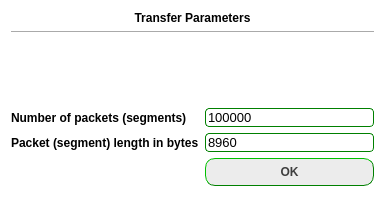
<?xml version="1.0" encoding="UTF-8"?>
<ui version="4.0">
 <class>TransferParams</class>
 <widget class="QWidget" name="TransferParams">
  <property name="geometry">
   <rect>
    <x>0</x>
    <y>0</y>
    <width>385</width>
    <height>197</height>
   </rect>
  </property>
  <property name="windowTitle">
   <string>Form</string>
  </property>
  <property name="styleSheet">
   <string notr="true">QWidget{
	background-color: white;
}
QPushButton#chanPropertyLayout{
    min-width: 0em;
    min-height: 0em;
}
QPushButton{
	background-color: rgb(236, 236, 236);
    border-style: outset;
    border-width: 1px;
    border-radius: 10px;
	border-color: green;
	font: 10pt &quot;MS Shell Dlg 2&quot;;
	font: bold;
	color: rgb(63, 63, 63);
    min-width: 8em;
    min-height: 2em;
    padding: 6px;
}

QPushButton:pressed {
    border-style: inset;
}

QPushButton:disabled {
    color: lightgrey;
}

QPushButton:hover {
    background-color:  rgb(35, 255, 211);
}

QLabel{
	font: 10pt &quot;MS Shell Dlg 2&quot;;
	font: bold;

}
/*
QLabel{
    border: 1px solid green;
    border-radius: 4px;
    padding: 0px;
	min-height: 1em;
}
*/

QLabel#title{
	border: 0px;
	font: 16pt &quot;MS Shell Dlg 2&quot;;
	font: bold;
}


QSpinBox {
    padding-right: 15px; /* make room for the arrows */
	border: 1px solid green;
    border-radius: 4px;
	font: 10pt &quot;MS Shell Dlg 2&quot;;
}

QSpinBox::up-button {
    subcontrol-origin: border;
    subcontrol-position: top right; /* position at the top right corner */	
	border-radius: 4px;
    width: 16px; /* 16 + 2*1px border-width = 15px padding + 3px parent border */   
    border-width:1px;
}

QSpinBox::up-arrow {
    image: url(:/png/resource/1uparrow16x16.png);
    width: 15px;
    height: 12px;
}

QSpinBox::up-button:hover {
   background-color: rgb(35, 255, 211);
}

QSpinBox::up-button:pressed {
   top: 1px;
    left: 1px;
}

QSpinBox::down-button {
    subcontrol-origin: border;
    subcontrol-position: bottom right; /* position at bottom right corner */
	border-radius: 4px;
    width: 16px;
	border-width:1px;
}

QSpinBox::down-button:hover {
   background-color: rgb(35, 255, 211);
}

QSpinBox::down-arrow {
    image: url(:/png/resource/1downarrow16x16.png);
    width: 15px;
    height: 12px;
}

QSpinBox::down-button:pressed {
   top: 1px;
    left: 1px;
}


QDoubleSpinBox {
    padding-right: 15px; /* make room for the arrows */
	border: 1px solid green;
    border-radius: 4px;
}

QDoubleSpinBox::up-button {
    subcontrol-origin: border;
    subcontrol-position: top right; /* position at the top right corner */	
	border-radius: 4px;
    width: 16px; /* 16 + 2*1px border-width = 15px padding + 3px parent border */   
    border-width:1px;
}

QDoubleSpinBox::up-arrow {
    image: url(:/png/resource/1uparrow16x16.png);
    width: 15px;
    height: 12px;
}

QDoubleSpinBox::up-button:hover {
   background-color: rgb(35, 255, 211);
}

QDoubleSpinBox::up-button:pressed {
   top: 1px;
    left: 1px;
}

QDoubleSpinBox::down-button {
    subcontrol-origin: border;
    subcontrol-position: bottom right; /* position at bottom right corner */
	border-radius: 4px;
    width: 16px;
	border-width:1px;
}

QDoubleSpinBox::down-button:hover {
   background-color: rgb(35, 255, 211);
}

QDoubleSpinBox::down-arrow {
    image: url(:/png/resource/1downarrow16x16.png);
    width: 15px;
    height: 12px;
}

QDoubleSpinBox::down-button:pressed {
   top: 1px;
    left: 1px;
}
</string>
  </property>
  <layout class="QGridLayout" name="gridLayout_2" rowstretch="0,0,1,0">
   <item row="0" column="0">
    <widget class="QLabel" name="title">
     <property name="text">
      <string>Transfer Parameters</string>
     </property>
     <property name="alignment">
      <set>Qt::AlignCenter</set>
     </property>
    </widget>
   </item>
   <item row="1" column="0">
    <widget class="Line" name="line">
     <property name="orientation">
      <enum>Qt::Horizontal</enum>
     </property>
    </widget>
   </item>
   <item row="3" column="0">
    <layout class="QGridLayout" name="gridLayout">
     <item row="0" column="0">
      <widget class="QLabel" name="label_2">
       <property name="text">
        <string>Number of packets (segments)</string>
       </property>
      </widget>
     </item>
     <item row="1" column="1">
      <widget class="QSpinBox" name="pckLen">
       <property name="font">
        <font>
         <family>MS Shell Dlg 2</family>
         <pointsize>10</pointsize>
         <weight>50</weight>
         <italic>false</italic>
         <bold>false</bold>
        </font>
       </property>
       <property name="minimum">
        <number>1</number>
       </property>
       <property name="maximum">
        <number>8960</number>
       </property>
       <property name="singleStep">
        <number>1</number>
       </property>
       <property name="value">
        <number>8960</number>
       </property>
      </widget>
     </item>
     <item row="0" column="1">
      <widget class="QSpinBox" name="nbPcks">
       <property name="font">
        <font>
         <family>MS Shell Dlg 2</family>
         <pointsize>10</pointsize>
         <weight>50</weight>
         <italic>false</italic>
         <bold>false</bold>
        </font>
       </property>
       <property name="maximum">
        <number>999999999</number>
       </property>
       <property name="value">
        <number>1000000</number>
       </property>
      </widget>
     </item>
     <item row="1" column="0">
      <widget class="QLabel" name="label_3">
       <property name="text">
        <string>Packet (segment) length in bytes</string>
       </property>
      </widget>
     </item>
     <item row="2" column="1">
      <widget class="QPushButton" name="ok">
       <property name="text">
        <string>OK</string>
       </property>
      </widget>
     </item>
    </layout>
   </item>
   <item row="2" column="0">
    <spacer name="verticalSpacer">
     <property name="orientation">
      <enum>Qt::Vertical</enum>
     </property>
     <property name="sizeHint" stdset="0">
      <size>
       <width>20</width>
       <height>40</height>
      </size>
     </property>
    </spacer>
   </item>
  </layout>
 </widget>
 <resources/>
 <connections/>
</ui>
